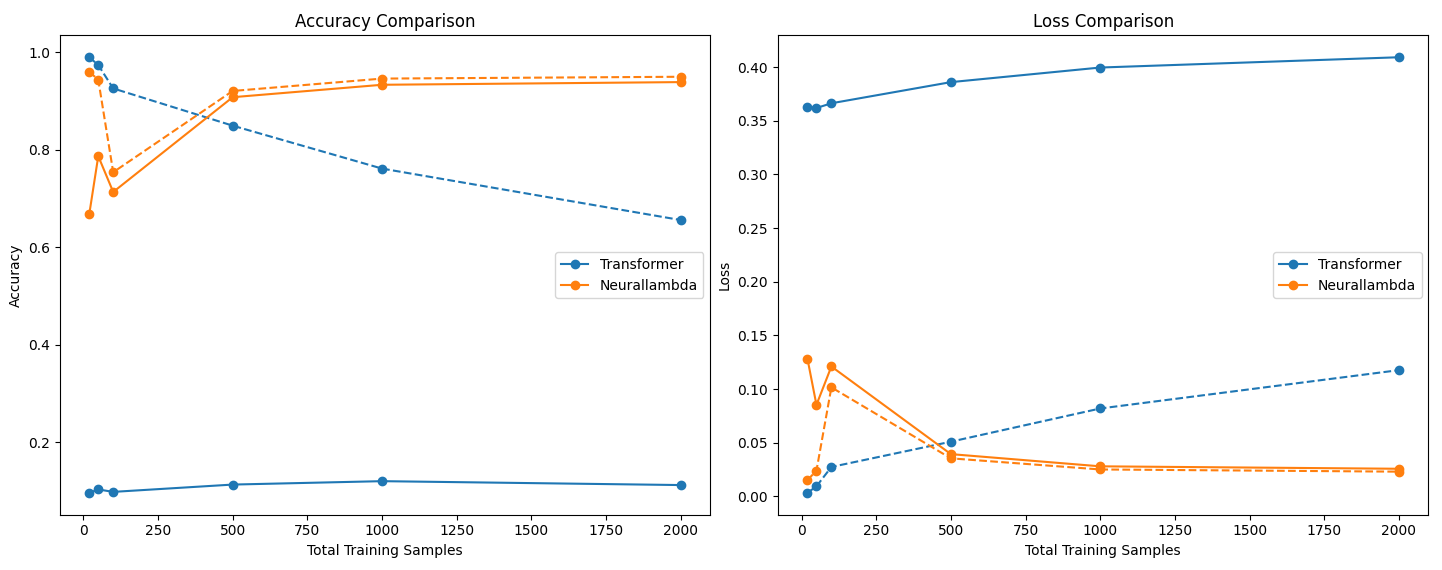

Recreate this plot in Python.
'''.

RESULTS:

- Don't use softmax in dot product attention, it disallows learning patterns
  other than "high match equals interesting". For instance, it cannot learn
  about 2 anticorrelated vectors. Also, without linear projections (which can
  cause overfitting), softmaxing similarity scores (0-1) will dilute the
  signal.

- If you use W_Q and W_K, it's likely to overfit training unless you overwhelm
  it with data

- Can learn to generalize with <50 training examples(!)

'''

import torch
from torch import einsum
import torch.nn as nn
import torch.nn.functional as F
import matplotlib.pyplot as plt

torch.manual_seed(42)

DEBUG = False


##################################################

def swap(x, swap1, swap2):
    ''' swap1 and swap2 are softmax vectors (think onehot) of rows of x that will
    be swapped. '''
    # Combine swap1 and swap2 into a single matrix
    P = torch.einsum('bx,by->bxy', swap1, swap2)
    P = P + P.transpose(1, 2)  # swap both directions
    # identity matrix to keep non-swapped data
    Id = torch.diag_embed(torch.ones_like(swap1) - swap1 - swap2)
    x_swapped = torch.einsum('bij,bjd->bid', P + Id, x)
    return x_swapped


def generate_data(num_samples, sequence_length, embedding_size):
    """Generate input sequences and target sequences for training a model.

    The function generates random input sequences of a specified length and
    embedding size.  It then generates random swap positions (swap1 and swap2)
    for each sequence and creates target sequences by swapping the elements at
    swap1 and swap2 positions. The elements at swap2 positions in the input
    sequences are replaced with similar-but-noised vectors to the elements at
    swap1 positions.

    Args:
        num_samples (int): The number of samples to generate.
        sequence_length (int): The length of each input sequence.
        embedding_size (int): The size of the embedding dimension.

    Returns:
        tuple: A tuple containing six tensors:
            - x (torch.Tensor): The input sequences of shape (num_samples, sequence_length, embedding_size).
            - y (torch.Tensor): The target sequences of shape (num_samples, sequence_length, embedding_size).
            - swap1 (torch.Tensor): The swap1 positions of shape (num_samples,).
            - swap2 (torch.Tensor): The swap2 positions of shape (num_samples,).
            - swap1_oh (torch.Tensor): The one-hot encoded swap1 positions of shape (num_samples, sequence_length).
            - swap2_oh (torch.Tensor): The one-hot encoded swap2 positions of shape (num_samples, sequence_length).

    Example:
        >>> num_samples = 100
        >>> sequence_length = 10
        >>> embedding_size = 5
        >>> x, y, swap1, swap2, swap1_oh, swap2_oh = generate_data(num_samples, sequence_length, embedding_size)
        >>> x.shape
        torch.Size([100, 10, 5])
        >>> y.shape
        torch.Size([100, 10, 5])
        >>> swap1_oh.shape
        torch.Size([100, 10])
        >>> swap2_oh.shape
        torch.Size([100, 10])

    """
    # Generate random input sequences
    # x shape: (num_samples, sequence_length, embedding_size)
    x = torch.randn(num_samples, sequence_length, embedding_size)

    # Generate random swap positions
    swap1 = torch.randint(0, sequence_length, (num_samples,))
    swap2 = torch.randint(0, sequence_length, (num_samples,))

    # Build x with 2 orthogonal vecs in it
    for i in range(num_samples):
        # Get the vector at swap1 position
        v1 = x[i, swap1[i]]

        # Generate a random noised vector of v1
        v2 = -v1 + torch.randn(embedding_size) * 1e-2

        # Set the orthogonal vector at swap2 position in the input sequence
        x[i, swap2[i]] = v2

    # Create target sequences by swapping elements at swap1 and swap2 positions
    y = x.clone()

    for i in range(num_samples):
        y[i, swap1[i]] = x[i, swap2[i]]
        y[i, swap2[i]] = x[i, swap1[i]]

    # Create one-hot encoded swap positions
    swap1_oh = torch.nn.functional.one_hot(swap1, num_classes=sequence_length)
    swap2_oh = torch.nn.functional.one_hot(swap2, num_classes=sequence_length)

    return x, y, swap1, swap2, swap1_oh, swap2_oh

def visualize_swap(x, y):
    """
    Visualize the indices of the input sequence and the target sequence.

    This function takes an input sequence `x` and its corresponding target sequence `y`,
    and prints the indices of the elements in `x` and `y`. The indices are printed in a
    format that allows for visual verification of the swap operation.

    Args:
        x (torch.Tensor): The input sequence of shape (sequence_length, embedding_size).
        y (torch.Tenso
    Returns:
        None

    Example:
        >>> x, y = generate_data(num_samples=1, sequence_length=5, embedding_size=3)
        >>> x_sample = x[0]
        >>> y_sample = y[0]
        >>> visualize_swap(x_sample, y_sample)
        Input sequence indices: [0, 1, 2, 3, 4]
        Target sequence indices: [0, 4, 2, 3, 1]
    """
    sequence_length, embedding_size = x.shape

    # Create an array of indices for the input sequence
    x_indices = torch.arange(sequence_length)

    # Compute cosine similarity between each element of y and all elements of x
    x_norm = F.normalize(x, p=2, dim=1)
    y_norm = F.normalize(y, p=2, dim=1)
    cosine_similarity = torch.matmul(y_norm, x_norm.t())

    # Find the indices of the most similar elements in x for each element in y
    _, y_indices = torch.max(cosine_similarity, dim=1)

    # Print the indices of the input sequence and the target sequence
    print(x_indices.tolist())
    print(y_indices.tolist())

# # @@@@@@@@@@
# # Hand check generated data
# for i in range(10):
#     print('----------')
#     visualize_swap(x_test[i], y_test[i])
# print(x_train[0, :, :5])
# print(y_train[0, :, :5])

# # Test that the expected swaps took place
# for i in range(num_test_samples):
#     assert torch.allclose(x_test[i, swap1_test[i]], y_test[i, swap2_test[i]]), f"Swap mismatch at sample {i}"
#     assert torch.allclose(x_test[i, swap2_test[i]], y_test[i, swap1_test[i]]), f"Swap mismatch at sample {i}"
#     cs1 = torch.cosine_similarity(x_test[i, swap1_test[i]], y_test[i, swap2_test[i]], dim=0) # orthogonal
#     cs2 = torch.cosine_similarity(x_test[i, 0], y_test[i, 1], dim=0) # random similarity

# # Test that swap1_oh_test and swap2_oh_test are one-hot encoded correctly
# assert torch.all(swap1_oh_test.sum(dim=1) == 1), "swap1_oh_test is not one-hot encoded"
# assert torch.all(swap2_oh_test.sum(dim=1) == 1), "swap2_oh_test is not one-hot encoded"

# # Test that swap1_oh_test and swap2_oh_test match swap1_test and swap2_test
# assert torch.all(swap1_oh_test.argmax(dim=1) == swap1_test), "swap1_oh_test does not match swap1_test"
# assert torch.all(swap2_oh_test.argmax(dim=1) == swap2_test), "swap2_oh_test does not match swap2_test"

# print("All assertions passed!")

# Q = x_train[0]
# K = x_train[0]
# Id = torch.eye(10, 10)
# swap1 = swap1_train[0]
# swap2 = swap2_train[0]
# # cs = torch.einsum('sd, td -> st', F.normalize(Q, dim=1), F.normalize(K, dim=1))
# cs = torch.einsum('sd, td -> st', Q, K)
# # plt.imshow(1 - (cs).abs())
# plt.imshow(cs)
# plt.show()

# BRK
# # @@@@@@@@@@


##################################################



class SwapModel(nn.Module):
    def __init__(self, embedding_size, hidden_size, num_heads=2):
        super(SwapModel, self).__init__()
        self.sequence_length = sequence_length
        self.embedding_size = embedding_size
        self.hidden_size = hidden_size
        self.num_heads = num_heads

        # Dimensions for multi-head attention
        self.head_dim = embedding_size // num_heads
        assert embedding_size % num_heads == 0, "embedding_size must be divisible by num_heads"

        # Linear layers for query, key, value
        self.query_linear = nn.Linear(embedding_size, embedding_size, bias=False)
        self.key_linear = nn.Linear(embedding_size, embedding_size, bias=False)
        self.value_linear = nn.Linear(embedding_size, embedding_size, bias=False)

        # Learnable parameters for value (V) vectors in cross-attention
        MAX_VOCAB = 100
        self.V_DIM = embedding_size
        # self.value_embeddings = nn.Parameter(torch.randn(self.N_EMBEDDINGS, self.V_DIM))
        self.value_embeddings = torch.randn(MAX_VOCAB, self.V_DIM)

        # # Output linear layer
        # self.out = nn.Linear(self.V_DIM, 2)  # 2, for swap1 and swap2

        H = 32
        self.out = nn.Sequential(
            nn.Linear(self.V_DIM, H),
            nn.GELU(),
            nn.Linear(H, 2)  # 2, for swap1 and swap2
        )

    # def scaled_dot_product_attention(self, Q, K, V):
    #     scores = torch.matmul(Q, K.transpose(-2, -1)) / (self.head_dim ** 0.5)
    #     attn_weights = torch.softmax(scores, dim=-1)  # [B, HEAD, S, S]
    #     # attn_weights = scores
    #     attn_output = torch.matmul(attn_weights, V)
    #     return attn_output

    def scaled_dot_product_attention(self, Q, K, V, attn_nonlin):
        scores = torch.einsum('bhsd, bhtd -> bhst', Q, K) / (self.head_dim ** 0.5)

        # # remove self-similarity
        # B, NH, S, HD = Q.size()
        # Id = torch.eye(S, S).unsqueeze(0).unsqueeze(0).expand(B, NH, S, S)
        # scores = scores * (1 - Id)
        # # breakpoint()

        match attn_nonlin:
            case 'softmax':
                attn_weights = torch.softmax(scores, dim=3)  # [B, HEAD, S, S]
            case 'none':
                attn_weights = scores
            case 'sigmoid':
                attn_weights = scores.sigmoid()
            case 'tanh':
                attn_weights = scores.tanh()

        attn_output = torch.einsum('bhst, bhtd -> bhsd', attn_weights, V)

        if DEBUG:
            breakpoint()

        return attn_output

    def forward(self, x, attn_nonlin, use_wq, use_wk, use_wv, use_symbols):
        B, S, D = x.size()
        Q = self.query_linear(x) if use_wq else x
        K = self.key_linear(x) if use_wk else x


        # Reshape Q, K, V for multi-head attention
        Q = torch.einsum('bshd -> bhsd', Q.view(B, S, self.num_heads, self.head_dim))
        K = torch.einsum('bshd -> bhsd', K.view(B, S, self.num_heads, self.head_dim))

        # Expand the value embeddings to match the batch size and apply linear projection
        if use_symbols:
            V = self.value_embeddings[:S].unsqueeze(0).expand(B, -1, -1)  # (B, S, D)
        else:
            V = self.value_linear(x)
            # V = torch.einsum('bshd -> bhsd', K.view(B, S, self.num_heads, self.head_dim))
        V = torch.einsum('bshd -> bhsd', V.view(B, S, self.num_heads, self.V_DIM // self.num_heads))

        attn_output = self.scaled_dot_product_attention(Q, K, V, attn_nonlin)  # (B, num_heads, S, head_dim)

        # Concatenate heads
        attn_output = torch.einsum('bhsd -> bsdh', attn_output).contiguous().view(B, S, self.V_DIM)  # (B, S, V_DIM)
        o = self.out(attn_output)

        swap1 = torch.softmax(o[:, :, 0], dim=1)
        swap2 = torch.softmax(o[:, :, 1], dim=1)
        y_pred = swap(x, swap1, swap2)

        return y_pred

def show(attn_weights, batch_ix):
    head = 0
    with torch.no_grad():
        plt.imshow(attn_weights[batch_ix, head])
        plt.show()

def accuracy(y_pred, y, threshold=0.7):
    B, S, D = y_pred.size()

    # Normalize predictions and targets
    y_pred_norm = F.normalize(y_pred, p=2, dim=-1)
    y_norm = F.normalize(y, p=2, dim=-1)

    # Compute cosine similarity between predictions and targets
    cosine_sim = torch.einsum('bsd, bsd -> bs', y_pred_norm, y_norm)

    # Check if cosine similarity is above the threshold
    correct = (cosine_sim > threshold).float()

    # Compute accuracy
    acc = torch.mean(correct)

    return acc


def run(model, optimizer,
        x_train, y_train, swap1_train, swap2_train,
        x_test, y_test, swap1_test, swap2_test,
        num_epochs, fwd_params,
        test_mode=False):
    train_accs = []
    test_accs = []
    train_losses = []
    test_losses = []

    if not test_mode:
        for epoch in range(num_epochs):
            y_pred_train = model(x_train, **fwd_params)

            # Loss: Cosine Distance
            train_loss = torch.einsum('bsd, bsd -> bs',
                                      F.normalize(y_pred_train, dim=2),
                                      F.normalize(y_train, dim=2))
            train_loss = 1 - train_loss.mean()

            # Backward pass and optimization
            optimizer.zero_grad()
            train_loss.backward()
            optimizer.step()

            if (epoch + 1) % 10 == 0:
                # test_acc and test_loss
                model.eval()
                with torch.no_grad():
                    y_pred_test = model(x_test, **fwd_params)

                    # train check
                    i = torch.arange(x_train.size(0))
                    ii = torch.stack([i, i], dim=1)
                    ss = torch.stack([swap1_train, swap1_train], dim=1)
                    y_pred_train_check = y_pred_train[ii, ss]
                    y_train_check = y_train[ii, ss]

                    # test check
                    i = torch.arange(x_test.size(0))
                    ii = torch.stack([i, i], dim=1)
                    ss = torch.stack([swap1_test, swap1_test], dim=1)
                    y_pred_test_check = y_pred_test[ii, ss]
                    y_test_check = y_test[ii, ss]

                    # train_acc
                    train_acc = accuracy(y_pred_train_check, y_train_check)

                    # train_ix = torch.arange
                    test_acc = accuracy(y_pred_test_check, y_test_check)
                    test_loss = torch.einsum('bsd, bsd -> bs',
                                             F.normalize(y_pred_test, dim=2),
                                             F.normalize(y_test, dim=2))
                    test_loss = 1 - test_loss.mean()

                print(f"Epoch [{epoch+1:>3d}/{num_epochs}], Train Loss: {train_loss.item():.4f}, Train Acc: {train_acc.item():.4f}, Test Loss: {test_loss.item():.4f}, Test Acc: {test_acc.item():.4f}")

                train_accs.append(train_acc.item())
                test_accs.append(test_acc.item())
                train_losses.append(train_loss.item())
                test_losses.append(test_loss.item())

    else:
        model.eval()
        with torch.no_grad():
            y_pred_test = model(x_test, **fwd_params)
            test_acc = accuracy(y_pred_test, y_test)
            test_loss = torch.einsum('bsd, bsd -> bs',
                                     F.normalize(y_pred_test, dim=2),
                                     F.normalize(y_test, dim=2))
            test_loss = 1 - test_loss.mean()
            print(f"Test Loss: {test_loss.item():.4f}, Test Accuracy: {test_acc.item():.4f}")

    return train_accs, test_accs, train_losses, test_losses


num_repetitions = 10  # number of times to repeat and average a result

num_test_samples = 200
sequence_length = 10

embedding_size = 256
hidden_size = 128
num_heads = 2

learning_rate = 1e-3
num_epochs = 100

train_sizes = [20, 50, 100, 500, 1000, 2000]
architectures = [
    {"name": "Transformer", "fwd_params": {"use_symbols": False, "attn_nonlin": "softmax", "use_wq": True, "use_wk": True, "use_wv": True}},
    # {"name": "Neurallambda (softmax)", "fwd_params": {"use_symbols": True, "attn_nonlin": "softmax", "use_wq": False, "use_wk": False, "use_wv": False}},
    {"name": "Neurallambda", "fwd_params": {"use_symbols": True, "attn_nonlin": "none", "use_wq": False, "use_wk": False, "use_wv": False}},
]

# Collect results for each training size and architecture
results = {}
for train_size in train_sizes:
    for arch in architectures:
        name = arch['name']
        fwd_params = arch['fwd_params']
        print(f"Running test for {name} with {train_size} training samples")

        # Initialize lists to store results for each repetition
        train_accs_list = []
        test_accs_list = []
        train_losses_list = []
        test_losses_list = []

        for _ in range(num_repetitions):
            # Generate train and test data
            x_train, y_train, swap1_train, swap2_train, swap1_oh_train, swap2_oh_train = generate_data(train_size, sequence_length, embedding_size)
            x_test, y_test, swap1_test, swap2_test, swap1_oh_test, swap2_oh_test = generate_data(num_test_samples, sequence_length, embedding_size)

            # Create model and optimizer
            model = SwapModel(
                embedding_size,
                hidden_size,
                num_heads
            )
            optimizer = torch.optim.Adam(model.parameters(), lr=learning_rate)

            # Run the model
            train_accs, test_accs, train_losses, test_losses = run(model, optimizer,
                                                                   x_train, y_train, swap1_train, swap2_train,
                                                                   x_test, y_test, swap1_test, swap2_test,
                                                                   num_epochs, fwd_params)

            # Append the results for this repetition
            train_accs_list.append(train_accs[-1])
            test_accs_list.append(test_accs[-1])
            train_losses_list.append(train_losses[-1])
            test_losses_list.append(test_losses[-1])

        # Calculate the average results over all repetitions
        avg_train_acc = sum(train_accs_list) / num_repetitions
        avg_test_acc = sum(test_accs_list) / num_repetitions
        avg_train_loss = sum(train_losses_list) / num_repetitions
        avg_test_loss = sum(test_losses_list) / num_repetitions

        # Store the averaged results
        if name not in results:
            results[name] = {"train_sizes": [], "train_accs": [], "test_accs": [], "train_losses": [], "test_losses": []}
        results[name]["train_sizes"].append(train_size)
        results[name]["train_accs"].append(avg_train_acc)
        results[name]["test_accs"].append(avg_test_acc)
        results[name]["train_losses"].append(avg_train_loss)
        results[name]["test_losses"].append(avg_test_loss)



##########



# Define nicer colors
colors = ['#1f77b4', '#ff7f0e', '#2ca02c', '#d62728', '#9467bd', '#8c564b', '#e377c2', '#7f7f7f', '#bcbd22', '#17becf']

# Create a figure with two subplots side by side
fig, (ax1, ax2) = plt.subplots(1, 2, figsize=(16, 6))

# Plot accuracy comparison
for i, name in enumerate(results):
    color = colors[i % len(colors)]
    ax1.plot(results[name]["train_sizes"], results[name]["train_accs"], marker='o', linestyle='--', color=color)
    ax1.plot(results[name]["train_sizes"], results[name]["test_accs"], marker='o', linestyle='-', color=color, label=name)
ax1.set_xlabel("Total Training Samples")
ax1.set_ylabel("Accuracy")
ax1.legend()
ax1.set_title("Accuracy Comparison")

# Plot loss comparison
for i, name in enumerate(results):
    color = colors[i % len(colors)]
    ax2.plot(results[name]["train_sizes"], results[name]["train_losses"], marker='o', linestyle='--', color=color)
    ax2.plot(results[name]["train_sizes"], results[name]["test_losses"], marker='o', linestyle='-', color=color, label=name)
ax2.set_xlabel("Total Training Samples")
ax2.set_ylabel("Loss")
ax2.legend()
ax2.set_title("Loss Comparison")

# Adjust the spacing between subplots
plt.tight_layout()

# Show the plots
plt.show()



##################################################
##################################################
# GRAVEYARD
##################################################
##################################################

##########
# tests

if False:
    import torch
    import torch.nn.functional as F

    def swap(x, swap1, swap2, variant=3, sk_iterations=0):
        """
        Swap rows in a tensor according to the specified swap vectors.

        Args:
            x (torch.Tensor): Input tensor of shape [batch, seq, dim].
            swap1 (torch.Tensor): First swap vector of shape [batch, seq].
            swap2 (torch.Tensor): Second swap vector of shape [batch, seq].
            variant (int): Variant of the swapping operation (0, 1, 2, or 3).

        Returns:
            torch.Tensor: Swapped tensor of shape [batch, seq, dim].
        """
        B, S, D = x.shape
        if variant == 0:
            # handle non-swaps by zeroing out the swap vectors if they overlap, by
            # subtraction then relu
            swap1, swap2 = (swap1 - swap2).relu(), (swap2 - swap1).relu()
            overlap = swap1 * swap2
            swap1 = swap1 * (1 - overlap)
            swap2 = swap2 * (1 - overlap)
            # Compute the swapped tensor
            x_swapped = (
                x * (1 - swap1).unsqueeze(2) * (1 - swap2).unsqueeze(2) +  # unswapped data
                torch.einsum('ba, bd -> bad', swap1, torch.einsum('ba, bad -> bd', swap2, x)) +
                torch.einsum('ba, bd -> bad', swap2, torch.einsum('ba, bad -> bd', swap1, x))
            )
            return x_swapped
        elif variant == 1:
            # handle non-swaps by zeroing out the swap vectors if they overlap by
            # multiplying by 1 except in the case of overlap
            swap1, swap2 = swap1 * (1 - swap2), swap2 * (1 - swap1)
            overlap = swap1 * swap2
            swap1 = swap1 * (1 - overlap)
            swap2 = swap2 * (1 - overlap)
            # Compute the swapped tensor
            x_swapped = (
                x * (1 - swap1).unsqueeze(2) * (1 - swap2).unsqueeze(2) +  # unswapped data
                torch.einsum('ba, bd -> bad', swap1, torch.einsum('ba, bad -> bd', swap2, x)) +
                torch.einsum('ba, bd -> bad', swap2, torch.einsum('ba, bad -> bd', swap1, x))
            )
            return x_swapped
        elif variant == 2:
            # handle non-swaps by zeroing out the swap vectors if they overlap by
            # multiplying by 1 except in the case of overlap
            overlap = swap1 * swap2
            swap1 = swap1 * (1 - overlap)
            swap2 = swap2 * (1 - overlap)
            # Compute the swapped tensor
            x_swapped = (
                x * (1 - swap1).unsqueeze(2) * (1 - swap2).unsqueeze(2) +  # unswapped data
                torch.einsum('ba, bd -> bad', swap1, torch.einsum('ba, bad -> bd', swap2, x)) +
                torch.einsum('ba, bd -> bad', swap2, torch.einsum('ba, bad -> bd', swap1, x))
            )
            return x_swapped
        elif variant == 3:
            # handle non-swaps by zeroing out the swap vectors if they overlap by
            # explicitly subtracting the case where no-swap happened so it doesn't
            # double in magnitude.
            same_swap_prob = torch.einsum('ba, ba -> ba', swap1, swap2)  # [batch]

            # Compute the swapped tensor
            x_swapped = (
                x * (1 - swap1).unsqueeze(2) * (1 - swap2).unsqueeze(2) +  # unswapped data
                torch.einsum('ba, bd -> bad', swap1, torch.einsum('ba, bad -> bd', swap2, x)) +
                torch.einsum('ba, bd -> bad', swap2, torch.einsum('ba, bad -> bd', swap1, x)) -

                # explicitly subtract for the case where it's not actually swapping
                torch.einsum('ba, bd -> bad', same_swap_prob, torch.einsum('ba, bad -> bd', swap1, x))
            )
            return x_swapped
        elif variant == 4:
            # don't handle no-swaps, just normalize so if it doubled, well that's
            # ok. Expects inputs to be normalized.
            x_swapped = (
                x * (1 - swap1).unsqueeze(2) * (1 - swap2).unsqueeze(2) +  # unswapped data
                torch.einsum('ba, bd -> bad', swap1, torch.einsum('ba, bad -> bd', swap2, x)) +
                torch.einsum('ba, bd -> bad', swap2, torch.einsum('ba, bad -> bd', swap1, x))
            )
            return F.normalize(x_swapped, dim=2)

        elif variant == 'sinkhorn-knopp':
            # permutation matrices version

            # Combine swap1 and swap2 into a single matrix
            P = torch.einsum('bx,by->bxy', swap1, swap2)

            # Apply Sinkhorn-Knopp algorithm to make P a doubly stochastic matrix
            for _ in range(sk_iterations):
                P = P / (P.sum(dim=-1, keepdim=True) + 1e-6)  # Normalize rows
                P = P / (P.sum(dim=-2, keepdim=True) + 1e-6)  # Normalize columns

            # Create an identity matrix for the original data
            I = torch.eye(S, device=x.device).unsqueeze(0).repeat(B, 1, 1)

            # Interpolate between the identity matrix and the soft permutation matrix
            # combined_matrix = I + P - 2 * I * P
            combined_matrix = (
                1 -
                swap1.unsqueeze(1).expand(B, S, S) -
                swap2.unsqueeze(2).expand(B, S, S)
            ) * I + P

            add_back_no_swap = swap1.unsqueeze(1).expand(B, S, S) * swap2.unsqueeze(2).expand(B, S, S)
            combined_matrix = combined_matrix + add_back_no_swap

            # Swap elements using the combined matrix
            x_swapped = torch.einsum('bij,bjd->bid', combined_matrix, x)

            return x_swapped

        elif variant == 'sinkhorn-knopp-2':
            # permutation matrices version

            # Combine swap1 and swap2 into a single matrix
            P = torch.einsum('bx,by->bxy', swap1, swap2)
            P = P + P.transpose(1, 2)

            # Apply Sinkhorn-Knopp algorithm to make P a doubly stochastic matrix
            for _ in range(sk_iterations):
                P = P / (P.sum(dim=-1, keepdim=True) + 1e-6)  # Normalize rows
                P = P / (P.sum(dim=-2, keepdim=True) + 1e-6)  # Normalize columns

            # Create an identity matrix to keep non-swapped data
            I = torch.diag_embed((1 - swap1) * (1 - swap2))
            x_swapped = torch.einsum('bij,bjd->bid', P + I, x)
            return F.normalize(x_swapped, dim=2)

        elif variant == 'sinkhorn-knopp-3':
            # permutation matrices version

            # Combine swap1 and swap2 into a single matrix
            P = torch.einsum('bx,by->bxy', swap1, swap2)
            P = P + P.transpose(1, 2)

            # Apply Sinkhorn-Knopp algorithm to make P a doubly stochastic matrix
            for _ in range(sk_iterations):
                P = P / (P.sum(dim=-1, keepdim=True) + 1e-6)  # Normalize rows
                P = P / (P.sum(dim=-2, keepdim=True) + 1e-6)  # Normalize columns

            # Create an identity matrix to keep non-swapped data
            I = torch.diag_embed(torch.ones_like(swap1) - swap1 - swap2)
            x_swapped = torch.einsum('bij,bjd->bid', P + I, x)
            return x_swapped


    def swap(x, swap1, swap2):
        # Combine swap1 and swap2 into a single matrix
        P = torch.einsum('bx,by->bxy', swap1, swap2)
        P = P + P.transpose(1, 2)  # swap both directions
        # identity matrix to keep non-swapped data
        I = torch.diag_embed(torch.ones_like(swap1) - swap1 - swap2)
        x_swapped = torch.einsum('bij,bjd->bid', P + I, x)
        return x_swapped


    torch.manual_seed(42)

    # Create a random tensor
    x = torch.randn(3 * 7 * 128).reshape(3, 7, 128)  # [batch, seq, dim]
    x = F.normalize(x, dim=2)

    # Create swap1 and swap2 as one-hot vectors
    i1 = torch.randint(0, 7, (3,))
    i2 = torch.randint(0, 7, (3,))

    swap1 = torch.eye(7)[i1]
    swap2 = torch.eye(7)[i2]

    # Swap rows using the specified variant
    SWAP_OPTS = [
        1, 2, 3, 4,
        'sinkhorn-knopp',
        'sinkhorn-knopp-2',
        'sinkhorn-knopp-3',
    ]

    for _ in range(100):
        for SWAP_OPT in SWAP_OPTS:
            # x_swapped = swap(x, swap1, swap2, variant=SWAP_OPT)
            x_swapped = swap(x, swap1, swap2)

            # Create the expected output tensor
            expected_output = x.clone()
            for i in range(3):
                swap1_idx = torch.argmax(swap1[i])
                swap2_idx = torch.argmax(swap2[i])
                expected_output[i, [swap1_idx, swap2_idx]] = expected_output[i, [swap2_idx, swap1_idx]]

            # Assert that the swapped tensor matches the expected output
            try:
                assert torch.allclose(x_swapped, expected_output), "Swapped tensor does not match the expected output"
                print(f'checked: {SWAP_OPT}')
            except:
                print(x_swapped - expected_output)
                print(f'{(x_swapped - expected_output).max()=}')
                print(f'error on {SWAP_OPT}')
                break



    # END_BLOCK_3
